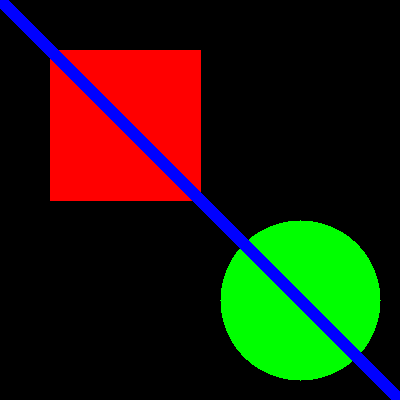
#> input picture DAY 3/test_image.png, 400 x 400 px, found by its file name
$ python exercise3_custom_kernal.py
#> lines starting #> are read from the running program, lines starting #| are printed output that depends on the picture
# exercise_3_custom_kernel.py

import cv2
import numpy as np

def apply_custom_blur(image, kernel_type="sharpen", kernel_size=5):
    """
    Apply custom blur/sharpen kernels
    """

    if kernel_type == "sharpen":
        kernel = np.array([
            [-1, -1, -1],
            [-1,  9, -1],
            [-1, -1, -1]
        ]) / 1.0

    elif kernel_type == "edge_detect":
        kernel = np.array([
            [-1, -1, -1],
            [-1,  8, -1],
            [-1, -1, -1]
        ]) / 1.0

    elif kernel_type == "emboss":
        kernel = np.array([
            [-2, -1, 0],
            [-1,  1, 1],
            [ 0,  1, 2]
        ]) / 1.0

    elif kernel_type == "box_blur":
        kernel = np.ones((kernel_size, kernel_size), dtype=np.float32) / (kernel_size ** 2)

    elif kernel_type == "gaussian_custom":

        # Create Gaussian kernel
        kernel = np.zeros((kernel_size, kernel_size), dtype=np.float32)

        center = kernel_size // 2
        sigma = kernel_size / 3

        for i in range(kernel_size):
            for j in range(kernel_size):
                x = i - center
                y = j - center

                kernel[i, j] = np.exp(
                    -(x * x + y * y) / (2 * sigma * sigma)
                )

        kernel = kernel / np.sum(kernel)

    elif kernel_type == "motion_blur":
        kernel = np.zeros((kernel_size, kernel_size), dtype=np.float32)
        kernel[kernel_size // 2, :] = 1.0 / kernel_size

    else:
        kernel = np.ones((3, 3), dtype=np.float32) / 9

    # Apply convolution
    result = cv2.filter2D(image, -1, kernel)

    # Normalize for visualization if needed
    result = np.clip(result, 0, 255).astype("uint8")

    return result, kernel


# Load image
image = cv2.imread("test_image.png")
#> image is the input picture: shape (400, 400, 3); mean B, G, R 10.7, 28.9, 32.4
gray = cv2.cvtColor(image, cv2.COLOR_BGR2GRAY)
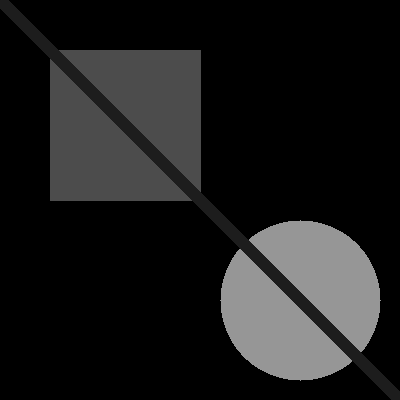
#> gray: shape (400, 400); min 0, max 150, mean 27.9

# Try different kernels
kernels = [
    "sharpen",
    "edge_detect",
    "emboss",
    "box_blur",
    "gaussian_custom",
    "motion_blur"
]

print("Custom Kernel Effects:")
print("-" * 40)

for kernel_type in kernels:

    result, kernel = apply_custom_blur(gray, kernel_type, 7)

    # Display kernel info
    print(f"\n{kernel_type.upper()}:")
    print(f"Kernel shape: {kernel.shape}")
    print(f"Kernel sum: {np.sum(kernel):.3f}")

    # Show result
    cv2.imshow(f"Kernel: {kernel_type}", result)
    cv2.waitKey(0)

    # Also show kernel visualization
    kernel_vis = cv2.normalize(
        kernel,
        None,
        0,
        255,
        cv2.NORM_MINMAX
    ).astype("uint8")

    kernel_vis = cv2.resize(kernel_vis, (200, 200))

    cv2.imshow(
        f"Kernel: {kernel_type} (visualized)",
        kernel_vis
    )
    cv2.waitKey(0)
#> this loop made 6 passes
#> kernel_vis on passes 1 to 3: [[0, 0, 0], [0, 255, 0], [0, 0, 0]], [[0, 0, 0], [0, 255, 0], [0, 0, 0]], [[0, 63, 127], [63, 191, 191], [127, 191, 255]]
#| Kernel sum: 1.000
#| Kernel sum: 0.000
#| Kernel sum: 1.000
#| Kernel sum: 1.000
#| Kernel sum: 1.000
#| Kernel sum: 1.000
#> pass 1, in apply_custom_blur, `result = cv2.filter2D(image, -1, kernel)`:
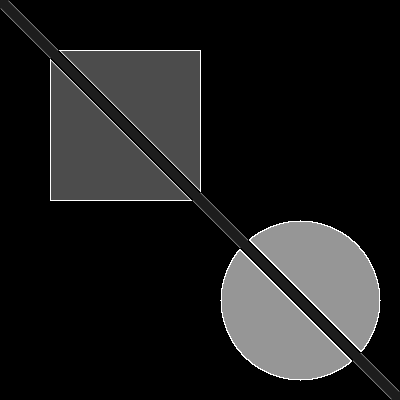
#> result: shape (400, 400); min 0, max 255, mean 29.5
#> pass 1, `kernel_vis = cv2.resize(kernel_vis, (200, 200))`:
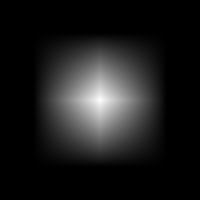
#> kernel_vis: shape (200, 200); min 0, max 251, mean 28.3
#> pass 2, in apply_custom_blur (call 2), `result = cv2.filter2D(image, -1, kernel)`:
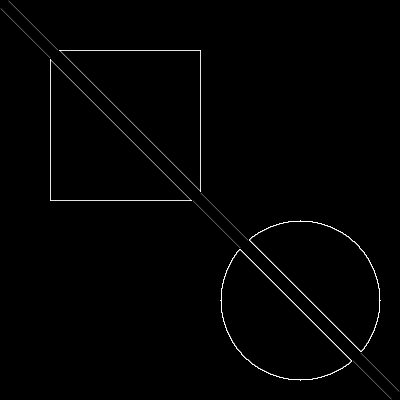
#> result: shape (400, 400); min 0, max 255, mean 2.7

cv2.destroyAllWindows()
